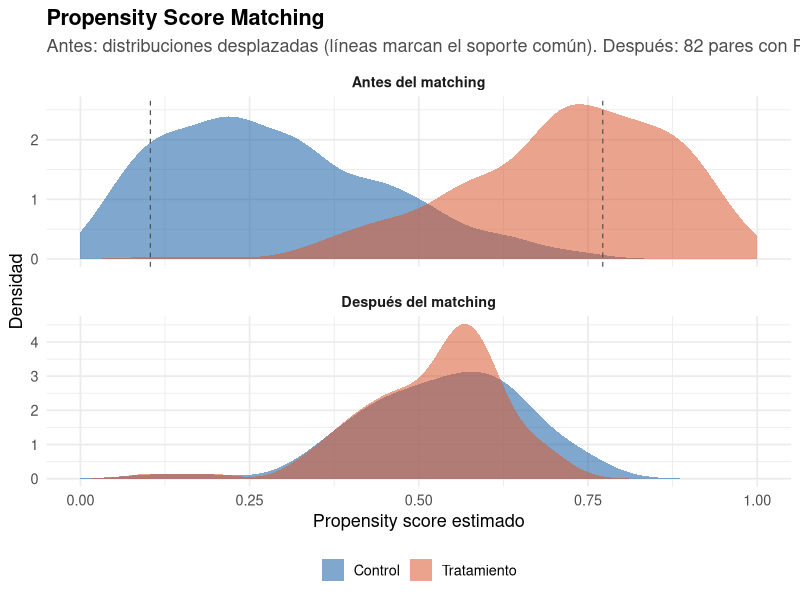

R code for this plot:
## ---- chunk 1
#| label: fig-matching-propensity
#| fig-cap: "Propensity Score Matching: distribución del PS antes y después del emparejamiento"
#| echo: false
#| fig-height: 5

library(ggplot2)
library(dplyr)

set.seed(42)
n_t <- 300
n_c <- 600  # más controles que tratados (típico en PSM)

# ---- ANTES del matching: distribuciones desplazadas ----
ps_t_pre <- rbeta(n_t, 5, 2)   # tratados concentrados en PS alto
ps_c_pre <- rbeta(n_c, 2, 5)   # controles concentrados en PS bajo

# ---- DESPUÉS del matching: por cada tratado en el soporte común,
#      se busca el control con PS más cercano (1:1, sin reemplazo) ----
li <- max(min(ps_t_pre), min(ps_c_pre))
ls <- min(max(ps_t_pre), max(ps_c_pre))
trat_sc <- sort(ps_t_pre[ps_t_pre >= li & ps_t_pre <= ls])
ctrl_pool <- ps_c_pre[ps_c_pre >= li & ps_c_pre <= ls]

ctrl_matched <- numeric(0)
trat_matched <- numeric(0)
disponibles <- rep(TRUE, length(ctrl_pool))
caliper <- 0.05
for (p in trat_sc) {
  d <- abs(ctrl_pool - p)
  d[!disponibles] <- Inf
  if (min(d) <= caliper) {
    j <- which.min(d)
    trat_matched <- c(trat_matched, p)
    ctrl_matched <- c(ctrl_matched, ctrl_pool[j])
    disponibles[j] <- FALSE
  }
}

datos_ps <- bind_rows(
  data.frame(ps = ps_t_pre,     grupo = "Tratamiento",
             etapa = "Antes del matching"),
  data.frame(ps = ps_c_pre,     grupo = "Control",
             etapa = "Antes del matching"),
  data.frame(ps = trat_matched, grupo = "Tratamiento",
             etapa = "Después del matching"),
  data.frame(ps = ctrl_matched, grupo = "Control",
             etapa = "Después del matching")
) |>
  mutate(etapa = factor(etapa,
                        levels = c("Antes del matching",
                                   "Después del matching")))

# Líneas para marcar el soporte común en el panel "antes"
sc_lines <- data.frame(etapa = factor("Antes del matching",
                                      levels = levels(datos_ps$etapa)),
                       x = c(li, ls))

ggplot(datos_ps, aes(x = ps, fill = grupo)) +
  geom_density(alpha = 0.55, color = NA) +
  geom_vline(data = sc_lines, aes(xintercept = x),
             linetype = "dashed", color = "grey30", linewidth = 0.4) +
  facet_wrap(~etapa, ncol = 1, scales = "free_y") +
  scale_fill_manual(values = c("Control"     = "#185FA5",
                               "Tratamiento" = "#D85A30")) +
  scale_x_continuous(limits = c(0, 1),
                     breaks = seq(0, 1, 0.25)) +
  labs(x = "Propensity score estimado", y = "Densidad",
       fill = NULL,
       title = "Propensity Score Matching",
       subtitle = paste0(
         "Antes: distribuciones desplazadas (líneas marcan el soporte común). ",
         "Después: ", length(trat_matched),
         " pares con PS prácticamente idéntico.")) +
  theme_minimal(base_size = 13) +
  theme(legend.position = "bottom",
        plot.title = element_text(face = "bold"),
        plot.subtitle = element_text(color = "grey30",
                                     margin = margin(b = 8)),
        strip.text = element_text(face = "bold"),
        panel.spacing = unit(1, "lines"))
## ---- chunk 2
#| label: tbl-matching-tipos
#| tbl-cap: "Comparación de métodos de matching"
#| echo: false

tabla_tipos <- data.frame(
  Metodo = c("Vecino más cercano\n(Nearest Neighbor)",
             "Caliper",
             "Kernel"),
  Descripcion = c(
    "Empareja cada tratado con el control de propensity score más cercano",
    "Como vecino más cercano, pero descarta pares cuya diferencia en PS supera un umbral",
    "Cada tratado se compara con un promedio ponderado de todos los controles, con mayor peso a los más cercanos"
  ),
  Ventaja = c(
    "Simple, intuitivo, fácil de implementar",
    "Evita emparejamientos de baja calidad",
    "Usa toda la información del grupo de control; menor varianza"
  ),
  Desventaja = c(
    "Puede emparejar unidades muy diferentes si no hay buen soporte",
    "Puede perder observaciones tratadas sin par cercano",
    "Más complejo de interpretar; depende del ancho de banda"
  )
)

knitr::kable(tabla_tipos,
             col.names = c("Método", "Descripción", "Ventaja", "Desventaja"))
## ---- chunk 3
#| label: tbl-matching-sensibilidad
#| tbl-cap: "Estrategias típicas para análisis de sensibilidad en PSM"
#| echo: false

tabla_sens <- data.frame(
  Estrategia = c("Vecino más cercano (NN 1:1) sin reemplazo",
                 "NN 1:1 con reemplazo",
                 "Full matching",
                 "Ponderación por inverso del PS (IPW)"),
  Cuando = c("Muestras balanceadas en tamaño; análisis principal por defecto",
             "Pocos controles disponibles, alguno se reutiliza para varios tratados",
             "Desbalance fuerte de tamaño entre grupos (p. ej. 5:1)",
             "Como contraste no basado en pareo; usa todas las observaciones"),
  Limitacion = c("Descarta tratados sin par cercano; pierde poder",
                 "Infla la varianza por reuso de controles",
                 "Subclases de tamaño variable; SE más complejo",
                 "Sensible a pesos extremos cerca de 0 o 1")
)
knitr::kable(tabla_sens,
             col.names = c("Estrategia", "Cuándo usarla", "Limitación"))
